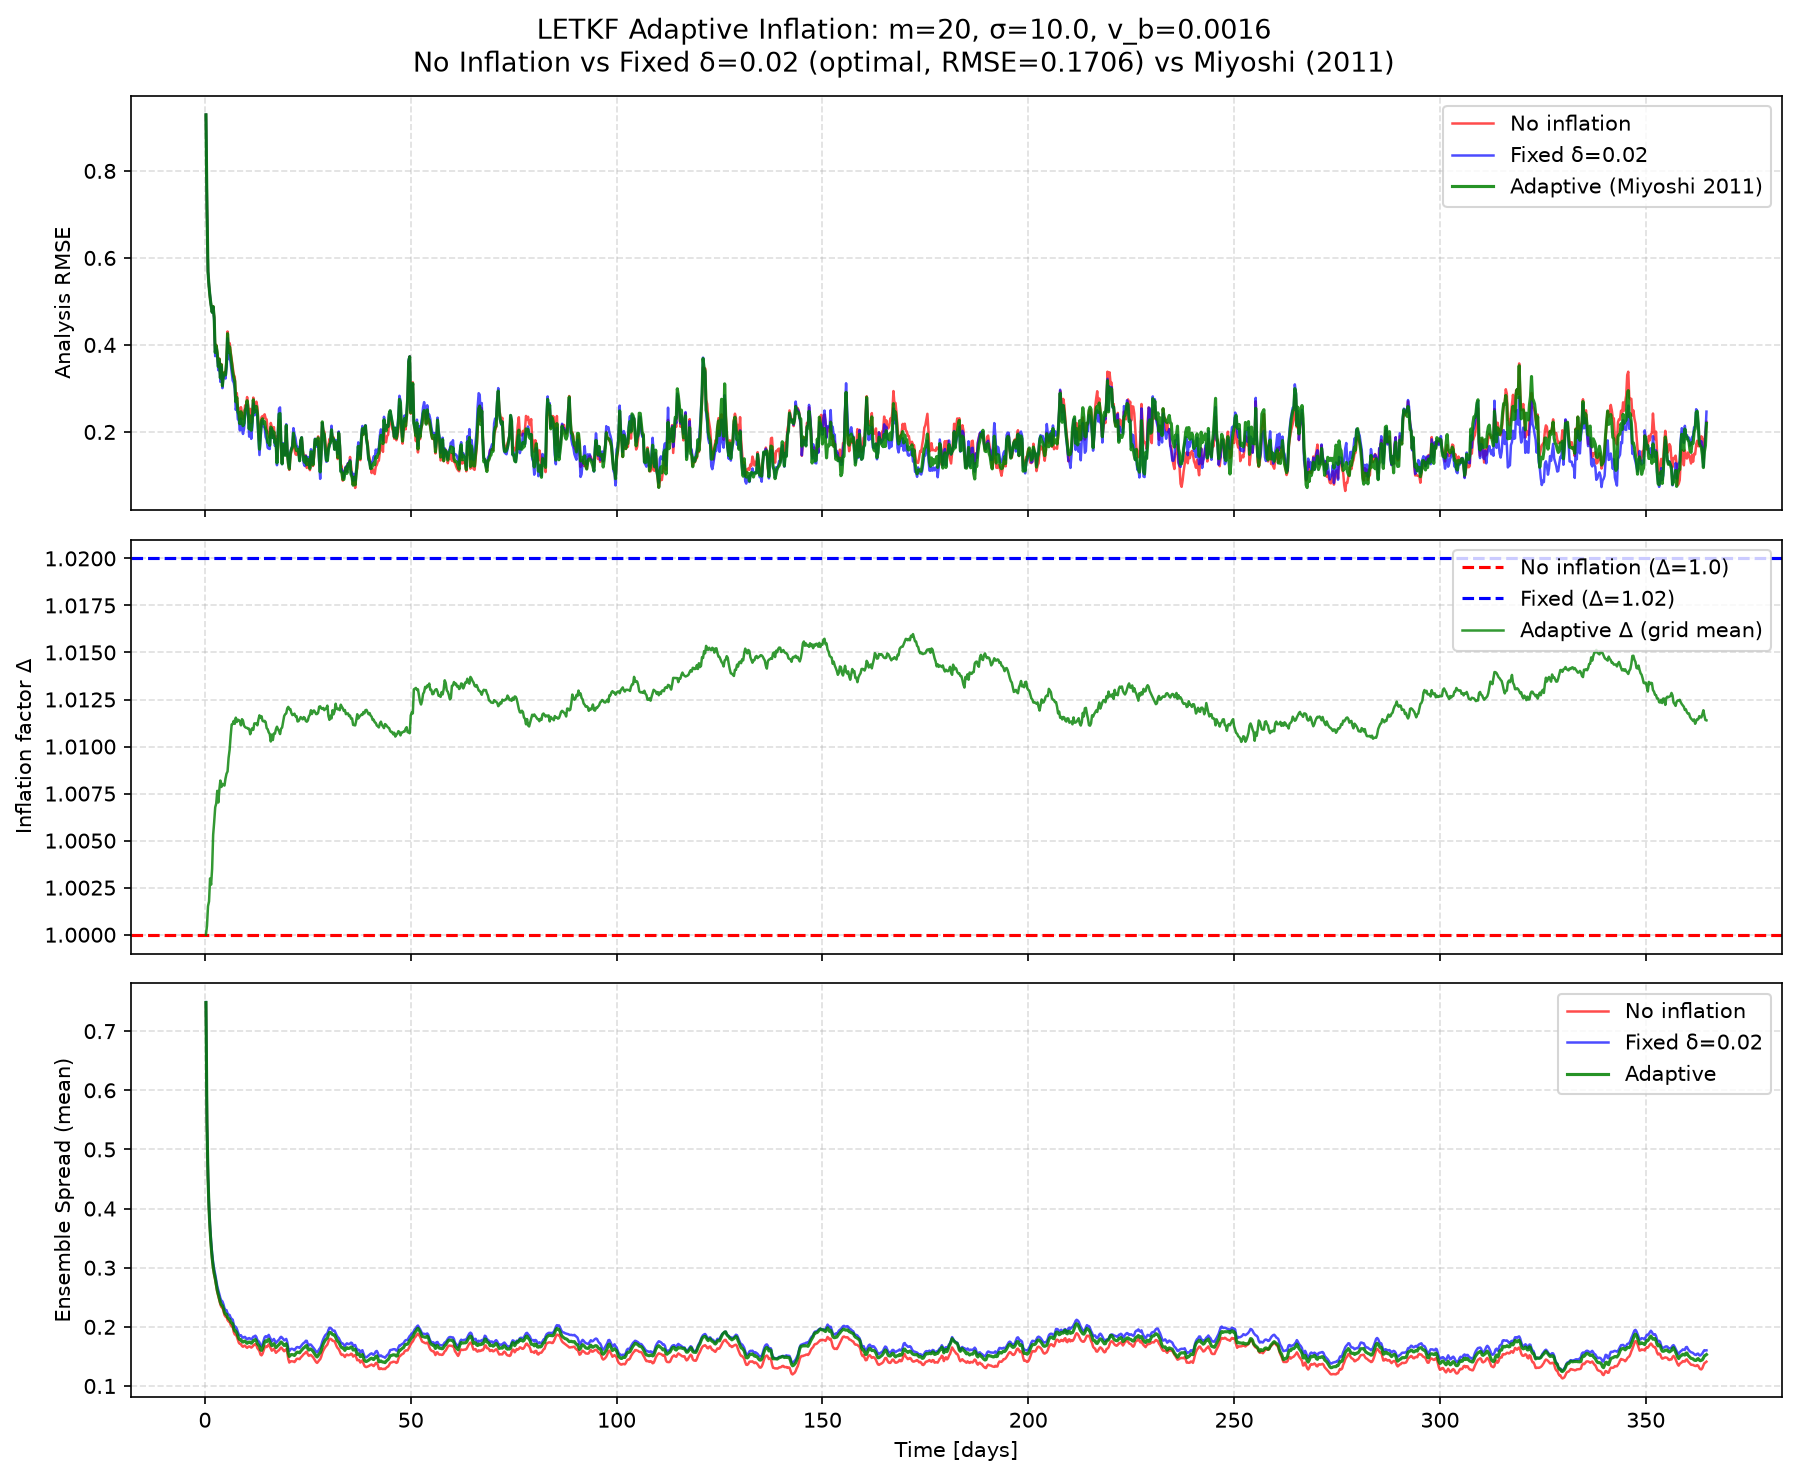

Generate this figure with Python:
"""
スライド3: 固定LETKF vs 動的LETKF の比較
  - 比較: ①インフレなし ②固定δ=0.02 (最適値) ③動的(Miyoshi 2011)
  - 出力: RMSE / Δ / Spread の時系列グラフ + 平均RMSE表
"""
import numpy as np
import matplotlib.pyplot as plt
from function.create_data import createdata
from function.run import run_LETKF_fixed, run_LETKF_adaptive

# --- 実験設定 ---
N, F, dt = 40, 8.0, 0.05
m    = 20
sigma = 10.0
v_b  = 0.04 ** 2       # Δの事前分散
H    = np.eye(N)
R    = np.eye(N)
FIXED_INF = 0.02       # 最適固定値: RMSE=0.1706 (delta=0.02, sigma=10.0)

print("データ準備中...")
truth, obs, spinup_states = createdata(N, F, dt)
initial_background = obs[0].copy()

# --- 各手法の実行 ---
print("(1/3) インフレなし (δ=0) ...")
_, rmse_0, spread_0, delta_0 = run_LETKF_fixed(
    truth, obs, dt, F, R, inflation=0.0, m=m, sigma=sigma,
    spinup_states=spinup_states, initial_background=initial_background
)

print(f"(2/3) 固定インフレ (δ={FIXED_INF}) ...")
_, rmse_f, spread_f, delta_f = run_LETKF_fixed(
    truth, obs, dt, F, R, inflation=FIXED_INF, m=m, sigma=sigma,
    spinup_states=spinup_states, initial_background=initial_background
)

print("(3/3) 動的インフレ (Miyoshi 2011) ...")
_, rmse_a, spread_a, delta_a = run_LETKF_adaptive(
    truth, obs, dt, F, R, v_b=v_b, m=m, sigma=sigma,
    spinup_states=spinup_states, initial_background=initial_background
)

print("グラフ描画中...")

T = len(rmse_0)
time_days = np.arange(1, T + 1) / 4.0

fig, axes = plt.subplots(3, 1, figsize=(12, 10), sharex=True)
fig.suptitle(
    f"LETKF Adaptive Inflation: m={m}, σ={sigma}, v_b={v_b:.4f}\n"
    f"No Inflation vs Fixed δ={FIXED_INF} (optimal, RMSE=0.1706) vs Miyoshi (2011)",
    fontsize=13
)

# --- Panel 1: RMSE ---
ax = axes[0]
ax.plot(time_days, rmse_0, label="No inflation", color="red",   alpha=0.7, lw=1.2)
ax.plot(time_days, rmse_f, label=f"Fixed δ={FIXED_INF}", color="blue",  alpha=0.7, lw=1.2)
ax.plot(time_days, rmse_a, label="Adaptive (Miyoshi 2011)", color="green", alpha=0.85, lw=1.5)
ax.set_ylabel("Analysis RMSE")
ax.legend(loc="upper right")
ax.grid(True, linestyle="--", alpha=0.4)

# --- Panel 2: Δ (inflation factor) ---
ax = axes[1]
ax.axhline(1.0,          color="red",  linestyle="--", lw=1.5, label="No inflation (Δ=1.0)")
ax.axhline(1.0+FIXED_INF, color="blue", linestyle="--", lw=1.5, label=f"Fixed (Δ={1+FIXED_INF:.2f})")
ax.plot(time_days, delta_a, color="green", alpha=0.8, lw=1.2, label="Adaptive Δ (grid mean)")
ax.set_ylabel("Inflation factor Δ")
ax.legend(loc="upper right")
ax.grid(True, linestyle="--", alpha=0.4)

# --- Panel 3: Spread ---
ax = axes[2]
ax.plot(time_days, spread_0, label="No inflation", color="red",   alpha=0.7, lw=1.2)
ax.plot(time_days, spread_f, label=f"Fixed δ={FIXED_INF}", color="blue",  alpha=0.7, lw=1.2)
ax.plot(time_days, spread_a, label="Adaptive",     color="green", alpha=0.85, lw=1.5)
ax.set_xlabel("Time [days]")
ax.set_ylabel("Ensemble Spread (mean)")
ax.legend(loc="upper right")
ax.grid(True, linestyle="--", alpha=0.4)

plt.tight_layout()
plt.savefig("slide3_compare_fixed.png", dpi=150, bbox_inches="tight")
plt.show()

# --- 平均RMSE表 ---
print("\n" + "=" * 52)
print(f"{'手法':<22} {'平均RMSE':>10} {'平均Δ':>10}")
print("-" * 52)
print(f"{'No inflation':<22} {np.nanmean(rmse_0):>10.4f} {'1.000':>10}")
print(f"{'Fixed δ=' + str(FIXED_INF):<22} {np.nanmean(rmse_f):>10.4f} {1+FIXED_INF:>10.3f}")
print(f"{'Adaptive (Miyoshi 2011)':<22} {np.nanmean(rmse_a):>10.4f} {np.nanmean(delta_a):>10.4f}")
print("=" * 52)
